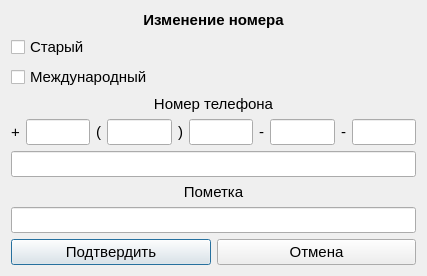
<?xml version="1.0" encoding="UTF-8"?>
<ui version="4.0">
 <class>Component</class>
 <widget class="QDialog" name="Component">
  <property name="windowModality">
   <enum>Qt::NonModal</enum>
  </property>
  <property name="geometry">
   <rect>
    <x>0</x>
    <y>0</y>
    <width>427</width>
    <height>274</height>
   </rect>
  </property>
  <property name="windowTitle">
   <string>Добавление нового телефона</string>
  </property>
  <property name="modal">
   <bool>false</bool>
  </property>
  <layout class="QGridLayout" name="gridLayout">
   <item row="3" column="0">
    <widget class="QLabel" name="label_7">
     <property name="font">
      <font>
       <pointsize>11</pointsize>
      </font>
     </property>
     <property name="text">
      <string>Номер телефона</string>
     </property>
     <property name="alignment">
      <set>Qt::AlignCenter</set>
     </property>
    </widget>
   </item>
   <item row="1" column="0">
    <widget class="QCheckBox" name="cb_oldnum">
     <property name="font">
      <font>
       <pointsize>11</pointsize>
      </font>
     </property>
     <property name="text">
      <string>Старый</string>
     </property>
    </widget>
   </item>
   <item row="8" column="0">
    <spacer name="verticalSpacer_2">
     <property name="orientation">
      <enum>Qt::Vertical</enum>
     </property>
     <property name="sizeHint" stdset="0">
      <size>
       <width>20</width>
       <height>40</height>
      </size>
     </property>
    </spacer>
   </item>
   <item row="0" column="0">
    <widget class="QLabel" name="label_8">
     <property name="font">
      <font>
       <pointsize>11</pointsize>
       <weight>75</weight>
       <bold>true</bold>
      </font>
     </property>
     <property name="text">
      <string>Изменение номера</string>
     </property>
     <property name="alignment">
      <set>Qt::AlignCenter</set>
     </property>
    </widget>
   </item>
   <item row="5" column="0">
    <widget class="QLineEdit" name="lineEdit">
     <property name="font">
      <font>
       <pointsize>11</pointsize>
      </font>
     </property>
    </widget>
   </item>
   <item row="2" column="0">
    <widget class="QCheckBox" name="cb_m_n">
     <property name="font">
      <font>
       <pointsize>11</pointsize>
      </font>
     </property>
     <property name="text">
      <string>Международный</string>
     </property>
    </widget>
   </item>
   <item row="6" column="0">
    <layout class="QVBoxLayout" name="vl_for_mark">
     <item>
      <widget class="QLabel" name="label_6">
       <property name="font">
        <font>
         <pointsize>11</pointsize>
        </font>
       </property>
       <property name="text">
        <string>Пометка</string>
       </property>
       <property name="alignment">
        <set>Qt::AlignCenter</set>
       </property>
      </widget>
     </item>
     <item>
      <widget class="QLineEdit" name="lineEdit_7">
       <property name="font">
        <font>
         <pointsize>11</pointsize>
        </font>
       </property>
      </widget>
     </item>
    </layout>
   </item>
   <item row="7" column="0">
    <layout class="QHBoxLayout" name="horizontalLayout_2">
     <item>
      <widget class="QPushButton" name="pb_ok">
       <property name="font">
        <font>
         <pointsize>11</pointsize>
        </font>
       </property>
       <property name="text">
        <string>Подтвердить</string>
       </property>
      </widget>
     </item>
     <item>
      <widget class="QPushButton" name="pb_cancel">
       <property name="font">
        <font>
         <pointsize>11</pointsize>
        </font>
       </property>
       <property name="text">
        <string>Отмена</string>
       </property>
      </widget>
     </item>
    </layout>
   </item>
   <item row="4" column="0">
    <layout class="QHBoxLayout" name="hl_for_normal_n">
     <item>
      <widget class="QLabel" name="label">
       <property name="font">
        <font>
         <pointsize>11</pointsize>
        </font>
       </property>
       <property name="text">
        <string>+</string>
       </property>
      </widget>
     </item>
     <item>
      <widget class="QLineEdit" name="le_1">
       <property name="font">
        <font>
         <pointsize>11</pointsize>
        </font>
       </property>
       <property name="maxLength">
        <number>1</number>
       </property>
       <property name="alignment">
        <set>Qt::AlignLeading|Qt::AlignLeft|Qt::AlignVCenter</set>
       </property>
       <property name="clearButtonEnabled">
        <bool>false</bool>
       </property>
      </widget>
     </item>
     <item>
      <widget class="QLabel" name="label_2">
       <property name="font">
        <font>
         <pointsize>11</pointsize>
        </font>
       </property>
       <property name="text">
        <string>(</string>
       </property>
      </widget>
     </item>
     <item>
      <widget class="QLineEdit" name="le_2">
       <property name="font">
        <font>
         <pointsize>11</pointsize>
        </font>
       </property>
       <property name="maxLength">
        <number>3</number>
       </property>
       <property name="alignment">
        <set>Qt::AlignLeading|Qt::AlignLeft|Qt::AlignVCenter</set>
       </property>
      </widget>
     </item>
     <item>
      <widget class="QLabel" name="label_3">
       <property name="font">
        <font>
         <pointsize>11</pointsize>
        </font>
       </property>
       <property name="text">
        <string>)</string>
       </property>
      </widget>
     </item>
     <item>
      <widget class="QLineEdit" name="le_3">
       <property name="font">
        <font>
         <pointsize>11</pointsize>
        </font>
       </property>
       <property name="maxLength">
        <number>3</number>
       </property>
       <property name="alignment">
        <set>Qt::AlignLeading|Qt::AlignLeft|Qt::AlignVCenter</set>
       </property>
      </widget>
     </item>
     <item>
      <widget class="QLabel" name="label_4">
       <property name="font">
        <font>
         <pointsize>11</pointsize>
        </font>
       </property>
       <property name="text">
        <string>-</string>
       </property>
      </widget>
     </item>
     <item>
      <widget class="QLineEdit" name="le_4">
       <property name="font">
        <font>
         <pointsize>11</pointsize>
        </font>
       </property>
       <property name="maxLength">
        <number>2</number>
       </property>
       <property name="alignment">
        <set>Qt::AlignLeading|Qt::AlignLeft|Qt::AlignVCenter</set>
       </property>
      </widget>
     </item>
     <item>
      <widget class="QLabel" name="label_5">
       <property name="font">
        <font>
         <pointsize>11</pointsize>
        </font>
       </property>
       <property name="text">
        <string>-</string>
       </property>
      </widget>
     </item>
     <item>
      <widget class="QLineEdit" name="le_5">
       <property name="font">
        <font>
         <pointsize>11</pointsize>
        </font>
       </property>
       <property name="maxLength">
        <number>2</number>
       </property>
       <property name="alignment">
        <set>Qt::AlignLeading|Qt::AlignLeft|Qt::AlignVCenter</set>
       </property>
      </widget>
     </item>
    </layout>
   </item>
  </layout>
 </widget>
 <tabstops>
  <tabstop>cb_oldnum</tabstop>
  <tabstop>cb_m_n</tabstop>
  <tabstop>le_1</tabstop>
  <tabstop>le_2</tabstop>
  <tabstop>le_3</tabstop>
  <tabstop>le_4</tabstop>
  <tabstop>le_5</tabstop>
  <tabstop>lineEdit</tabstop>
  <tabstop>lineEdit_7</tabstop>
  <tabstop>pb_ok</tabstop>
  <tabstop>pb_cancel</tabstop>
 </tabstops>
 <resources/>
 <connections/>
</ui>
